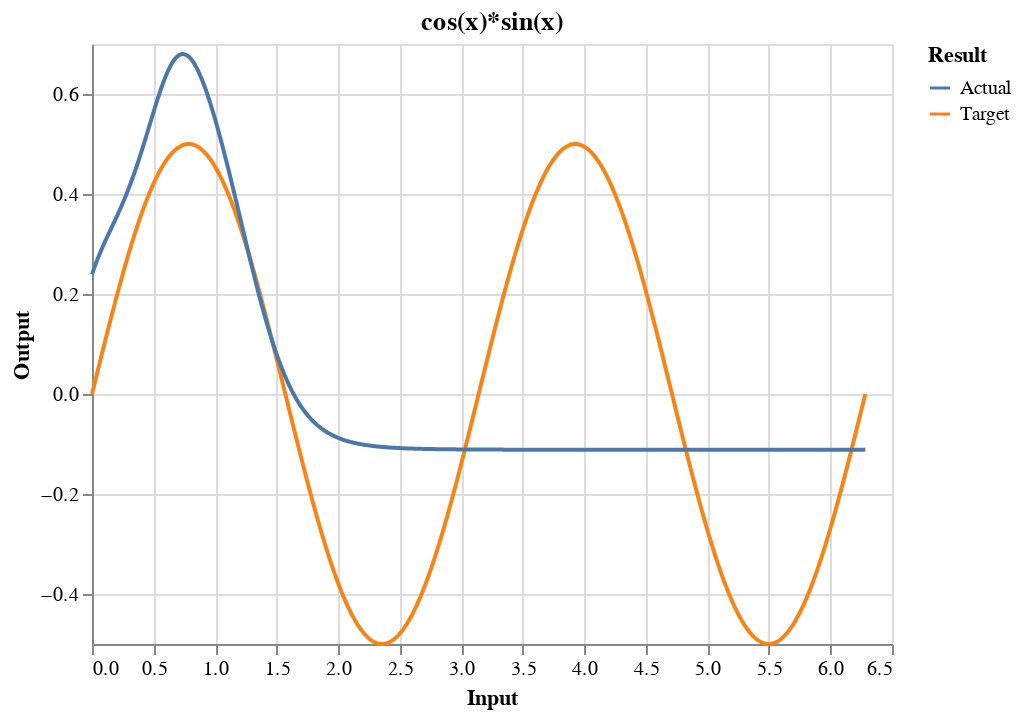

The notebook cell saved with this chart:
### Code cell
# Look at the predictions
actual = nn.predict(x).flatten()
df["Actual"] = actual
alt.Chart(df, title="cos(x)*sin(x)").transform_fold(
    ['Target', 'Actual'],
    as_=['Result', 'Output']
).mark_line().encode(
    x='Input:Q',
    y='Output:Q',
    color='Result:N'
)

### Figure 1 — Vega-Lite specification as saved in the notebook (floating-point values rounded to 4 significant figures; data arrays with more than 128 entries replaced by an {"elided": "..."} marker saying what was removed)
{"config": {"view": {"continuousWidth": 400, "continuousHeight": 300}}, "data": {"name": "data-634c48852e1441ba6ce4c5796266342d"}, "mark": "line", "encoding": {"color": {"type": "nominal", "field": "Result"}, "x": {"type": "quantitative", "field": "Input"}, "y": {"type": "quantitative", "field": "Output"}}, "title": "cos(x)*sin(x)", "transform": [{"fold": ["Target", "Actual"], "as": ["Result", "Output"]}], "$schema": "https://vega.github.io/schema/vega-lite/v4.8.1.json", "datasets": {"data-634c48852e1441ba6ce4c5796266342d": {"elided": "1001 records"}}}
